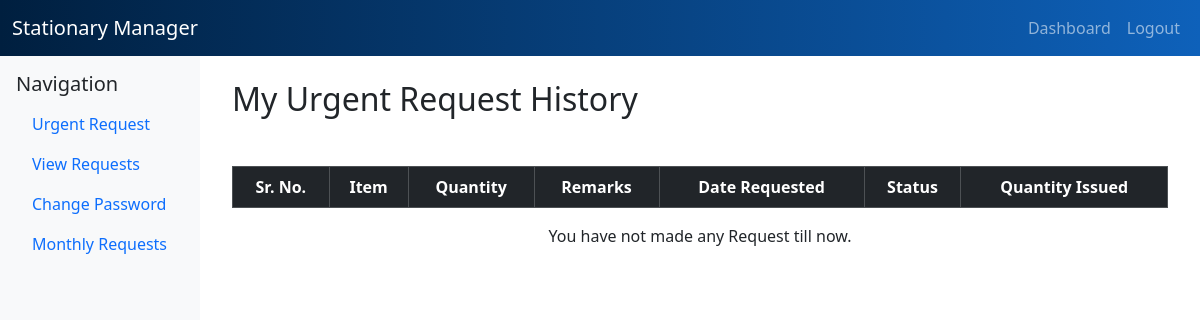
Before: /view-requests (signed in) with the older database file.
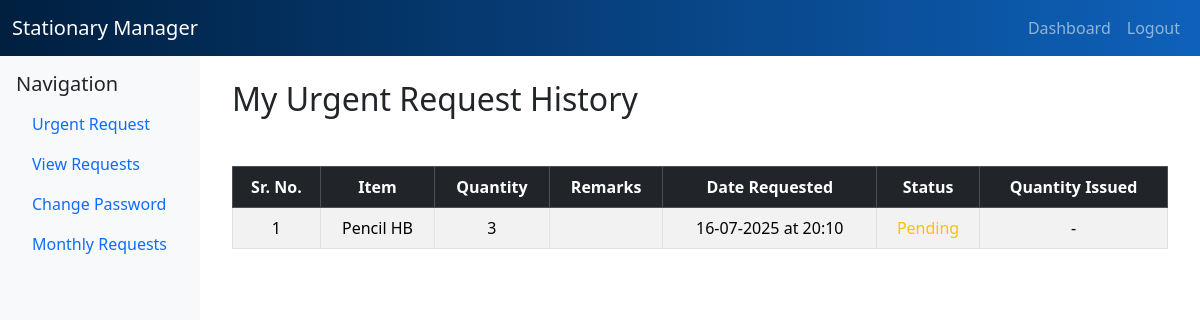
After: the same page with the newer database file.
### models.py (models this page shows)
class RequestModel(db.Model):
    id = db.Column(db.Integer , primary_key=True , autoincrement=True)
    user_id = db.Column(db.Integer, db.ForeignKey('user.id'), nullable = False)
    user = db.relationship('User', backref='requests')
    item = db.Column(db.String(100), nullable = False)
    quantity = db.Column(db.Integer , nullable=True)
    remarks = db.Column(db.String(200), nullable=True)
    date_requested = db.Column(db.DateTime, default=datetime.now)
    status = db.Column(db.String(20) , default ='Pending')
    quantity_issued = db.Column(db.Integer, nullable = True)

### routes/employee.py (the view)
@employee_bp.route('/view-requests')
def view_employee_requests():
    if 'user_id' not in session or session.get('role') != 'employee':
        return redirect('/login')
    user_id = session['user_id']
    my_requests = RequestModel.query.filter_by(user_id=user_id).order_by(RequestModel.date_requested.desc()).all()
    return render_template('emp_view_requests.html', requests=my_requests, role='employee')

### templates/emp_view_requests.html (shortened to what this page needs)
{% extends 'base.html' %}
{% block body %}
<h2 class="mt-5">My Urgent Request History</h2>
<table class="table table-bordered mt-5 table-striped">
    <thead class="table-bordered table-dark">
        <tr>
            <th style="text-align: center;">Sr. No.</th>
            <th style="text-align: center;">Item</th>
            <th style="text-align: center;">Quantity</th>
            <th style="text-align: center;">Remarks</th>
            <th style="text-align: center;">Date Requested</th>
            <th style="text-align: center;">Status</th>
            <th style="text-align: center;">Quantity Issued</th>
        </tr>
    </thead>
    <tbody>
        {% for req in requests %}
        <tr>
           <td style="text-align: center;">{{ loop.index }}</td>
            <td style="text-align: center;">{{ req.item }}</td>
            <td style="text-align: center;">{{ req.quantity }}</td>
            <td style="text-align: center;">{{ req.remarks }}</td>
            <td style="text-align: center;">{{ req.date_requested.strftime('%d-%m-%Y at %H:%M') }}</td>
            <td style="text-align: center;">
                {% if req.status == 'Approved' %}
                    <span class = "text-success">Approved</span>
                {% elif  req.status == 'Rejected' %}
                    <span class="text-danger">Rejected</span>
                {% else %}
                    <span class="text-warning">Pending</span>
                {% endif %}
            </td>
            <td style="text-align: center;">{{ req.quantity_issued or '-' }}</td>
        </tr>
        {% endfor %}
    </tbody>
</table>
{% if not requests %}
<div class="aler alert-info text-center">You have not made any Request till now. </div>
{% endif %}
{% endblock %}

Changed rows visible on the page:
added RequestModel: item "Pencil HB", quantity "3", date_requested "16-07-2025 at 20:10", status "Pending", quantity_issued "-"
Other visible differences:
text no longer shown: "You have not made any Request till now."
